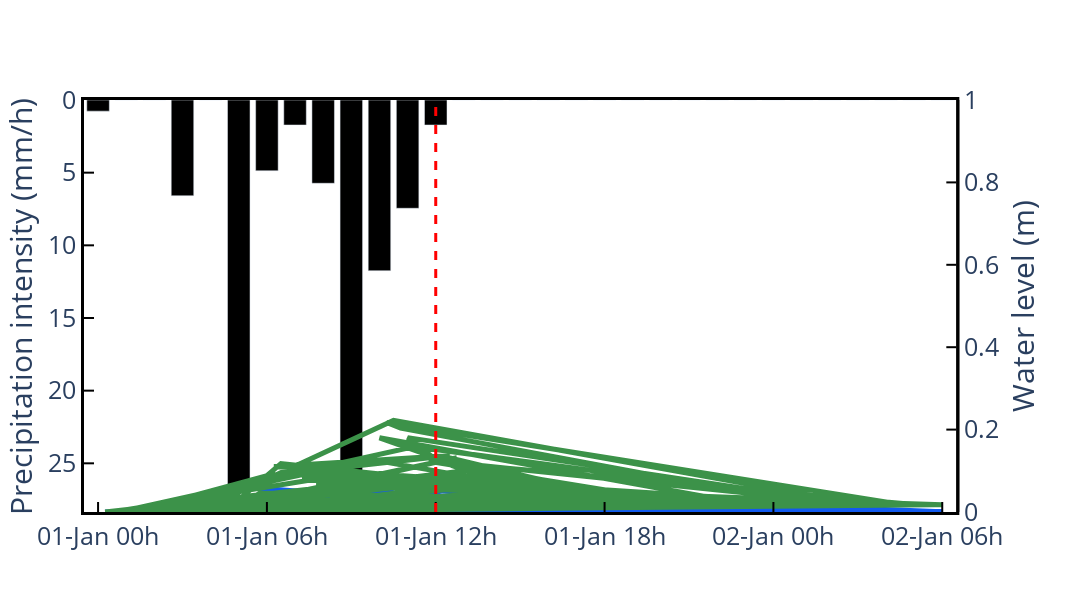

Notebook code cell kept with this figure:
### Code cell
df_plot_0= graph.timeseries('NODO1200', ['rainfall'])
df_plot_0 = df_plot_0.resample('1H').mean()
df_plot_0 = df_plot_0[df_plot_0.index  < pd.to_datetime('2019-10-13 01:00:00')]

df_plot_1 = graph.timeseries('NODO1200', ['depth_above_invert', 'rainfall'])
df_plot_1 = df_plot_1[df_plot_1.index  < pd.to_datetime('2019-10-13 01:00:00')]

df_plot_2 = graph.timeseries('NODO2792', ['depth_above_invert'])
df_plot_2 = df_plot_2[df_plot_2.index  < pd.to_datetime('2019-10-13 01:00:00')]



subfig = make_subplots(specs=[[{"secondary_y": True}]])

# create two independent figures with px.line each containing data from multiple columns
fig = px.bar(df_plot_0, y=['rainfall'])#, render_mode="webgl",)
fig2 = px.line(df_plot_1, y='depth_above_invert')
fig2.update_traces(line={'width':5, 'color':'#125AEF'})
fig3 = px.line(df_plot_2, y='depth_above_invert')
fig3.update_traces(line={'width':5, 'color':'#3C9249'})

fig2.update_traces(yaxis="y2")
fig3.update_traces(yaxis="y2")


subfig.add_traces(fig.data + fig2.data + fig3.data)
subfig['layout']['yaxis1'].update(title='Precipitation intensity (mm/h)',range=[0, 60], autorange='reversed')
subfig['layout']['yaxis2'].update(title='Water level (m)', range=[0, 1], autorange=False)
subfig.for_each_trace(lambda t: t.update(marker=dict(color=['black'])))
subfig['layout']['xaxis'].update(title='', tickformat='%d-%b %Hh')
subfig['layout'].update(plot_bgcolor='white', font={'size':25})#, template='plotly_white')
subfig.update_xaxes(showline=True, linewidth=3, linecolor='black', mirror=True)
subfig.update_yaxes(showline=True, linewidth=3, linecolor='black', mirror=True)
subfig.update_xaxes(ticks="inside", tickwidth=2, tickcolor='black', ticklen=10)
subfig.update_yaxes(ticks="inside", tickwidth=2, tickcolor='black', ticklen=10)

subfig['layout'].update(height=600, width=1200)
subfig.update_layout(showlegend=False)
subfig.update_layout(
    shapes=[{'type': 'line',
             'y0':0, 'y1': 1,
             'x0':graph.elapsed_time, 'x1':graph.elapsed_time,
             'xref':'x', 'yref':'paper',
             'line':{
                 'color':"Red",
                 'width':3,
                 'dash':"dash"
             }}],)
